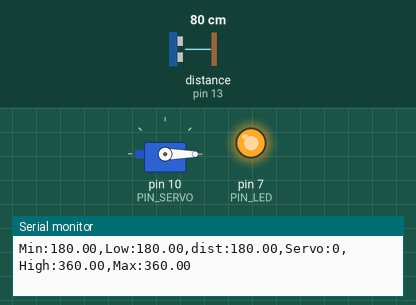
Recording of a sketch running on a simulated Arduino Uno, built with avr-gcc and run on an emulated ATmega328P. Parts: servo, output pins drawn as LEDs (lit = HIGH), the last lines printed to the serial monitor. Wiring (inferred from the names in the program): ultrasonic range finder: trigger pin 12; echo pin 13. The test bench sets the inputs (shaded band); at power-on: distance to the obstacle (sensor on pin 13) 80 cm. The echo pulse lasts 58.3 µs per cm; pins used as bus, display or sensor lines are not drawn.

Above: at 1.2 s.
1.3 s: distance to the obstacle (sensor on pin 13) set to 35 cm
At 1.75 s:
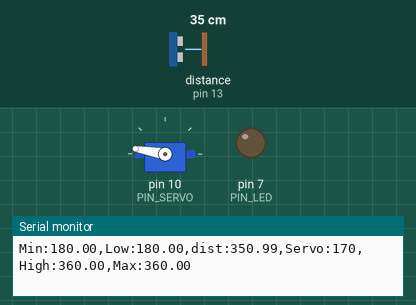
4.3 s: distance to the obstacle (sensor on pin 13) set to 2 cm
At 5.0 s:
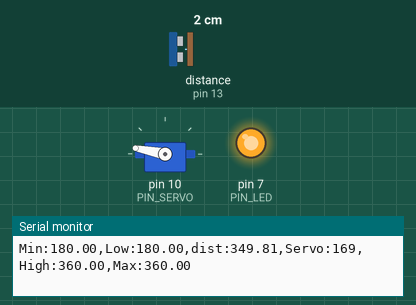
5.8 s: distance to the obstacle (sensor on pin 13) set to 18 cm
At 6.04 s:
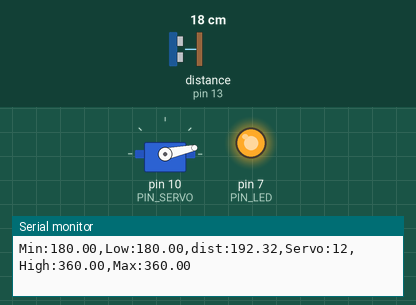
8.8 s: distance to the obstacle (sensor on pin 13) set to 4 cm
At 9.5 s:
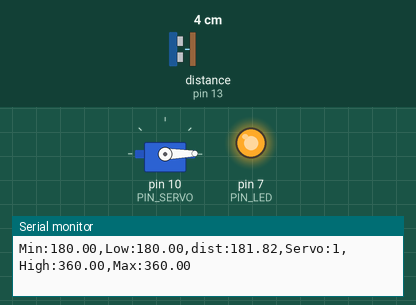
Timing chart, 0 to 11.3 s (numbered marks = the images above; inputs shaded):
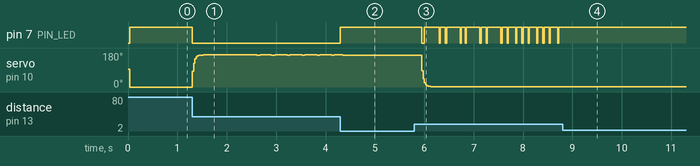

Measured:
- after the input at 1.3 s, pin 7 (PIN_LED): HIGH → LOW at once
- after the input at 4.3 s, pin 7 (PIN_LED): LOW → HIGH at once; servo on pin 10 (PIN_SERVO): goes on until 4.4 s, then stays 169°
- after the input at 5.8 s, servo on pin 10 (PIN_SERVO): moves from 169° to 1° over 0.23 s, starting after 0.15 s
- after the input at 8.8 s, pin 7 (PIN_LED): stops changing and stays HIGH

The sketch:

11_example_1.ino
```cpp
#include <Servo.h>

// Arduino pin assignment
#define PIN_LED   7   // LED active-low
#define PIN_TRIG  12  // sonar sensor TRIGGER
#define PIN_ECHO  13  // sonar sensor ECHO
#define PIN_SERVO 10  // servo motor

// configurable parameters for sonar
#define SND_VEL 346.0     // sound velocity at 24 celsius degree (unit: m/sec)
#define INTERVAL 25      // sampling interval (unit: msec)
#define PULSE_DURATION 10 // ultra-sound Pulse Duration (unit: usec)
#define _DIST_MIN 180.0   // minimum distance to be measured (unit: mm)
#define _DIST_MAX 360.0   // maximum distance to be measured (unit: mm)

#define TIMEOUT ((INTERVAL / 2) * 1000.0) // maximum echo waiting time (unit: usec)
#define SCALE (0.001 * 0.5 * SND_VEL) // coefficent to convert duration to distance

#define _EMA_ALPHA 0.3    // EMA weight of new sample (range: 0 to 1)
                          // Setting EMA to 1 effectively disables EMA filter.

// Target Distance
#define _TARGET_LOW  180.0
#define _TARGET_HIGH 360.0

// duty duration for myservo.writeMicroseconds()
// NEEDS TUNING (servo by servo)

#define _DUTY_MIN 500 // servo full clockwise position (0 degree)
#define _DUTY_NEU 1500 // servo neutral position (90 degree)
#define _DUTY_MAX 2500 // servo full counterclockwise position (180 degree)

// global variables
float  dist_ema, dist_prev = _DIST_MAX; // unit: mm
unsigned long last_sampling_time;       // unit: ms

float last_ema = 0;
Servo myservo;

void setup() {
  // initialize GPIO pins
  pinMode(PIN_LED, OUTPUT);
  pinMode(PIN_TRIG, OUTPUT);    // sonar TRIGGER
  pinMode(PIN_ECHO, INPUT);     // sonar ECHO
  digitalWrite(PIN_TRIG, LOW);  // turn-off Sonar

  myservo.attach(PIN_SERVO);
  myservo.writeMicroseconds(_DUTY_NEU);

  // initialize USS related variables
  dist_prev = _DIST_MIN; // raw distance output from USS (unit: mm)

  // initialize serial port
  Serial.begin(57600);
}

void loop() {
  float  dist_raw, dist_filtered;

  // wait until next sampling time.
  // millis() returns the number of milliseconds since the program started.
  // will overflow after 50 days.
  if (millis() < last_sampling_time + INTERVAL)
    return;

  // get a distance reading from the USS
  dist_raw = USS_measure(PIN_TRIG, PIN_ECHO);

  // the range filter
  if ((dist_raw == 0.0) || (dist_raw > _DIST_MAX)) {
      dist_filtered = dist_prev;
      digitalWrite(PIN_LED,true);
  } else if (dist_raw < _DIST_MIN) {
      dist_filtered = dist_prev;
      digitalWrite(PIN_LED, true);
  } else {    // In desired Range
      dist_filtered = dist_raw;
      dist_prev = dist_raw;
      digitalWrite(PIN_LED,false);
  }

  // Modify the below line to implement the EMA equation
  last_ema = dist_ema;
  dist_ema = (dist_filtered*0.5)+(last_ema*0.5);

  // adjust servo position according to the USS read value
  // add your code here!
  if(dist_ema <= 180){
    myservo.write(0);
  }
  else if(180 < dist_ema <= 360){
    long angle = map(dist_ema , 180 , 360 , 0, 180);
    myservo.write(angle);
  }
  else{
    myservo.write(180);
  }


  // output the distance to the serial port
  Serial.print("Min:");    Serial.print(_DIST_MIN);
  Serial.print(",Low:");   Serial.print(_TARGET_LOW);
  Serial.print(",dist:");  Serial.print(dist_ema);
  Serial.print(",Servo:"); Serial.print(myservo.read());
  Serial.print(",High:");  Serial.print(_TARGET_HIGH);
  Serial.print(",Max:");   Serial.print(_DIST_MAX);
  Serial.println("");

  // update last sampling time
  last_sampling_time += INTERVAL;
}

// get a distance reading from USS. return value is in millimeter.
float USS_measure(int TRIG, int ECHO)
{
  digitalWrite(TRIG, HIGH);
  delayMicroseconds(PULSE_DURATION);
  digitalWrite(TRIG, LOW);

  return pulseIn(ECHO, HIGH, TIMEOUT) * SCALE; // unit: mm
}
```
